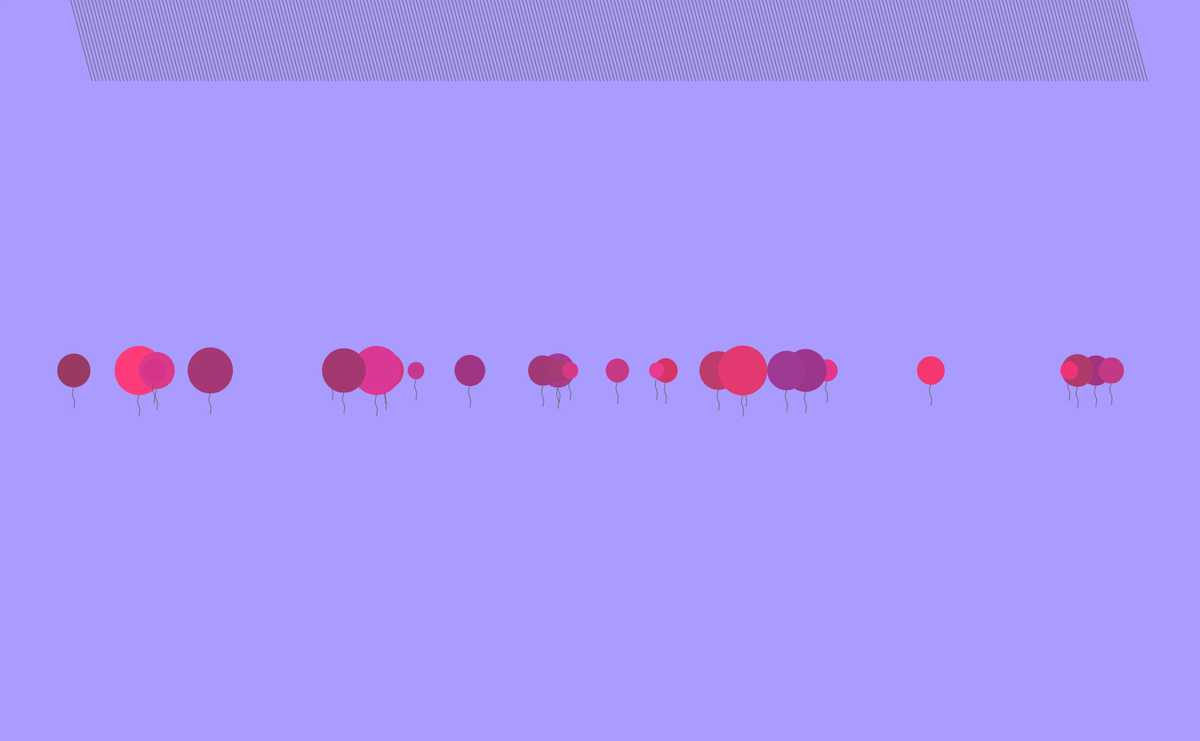
Frame 1 (no input)
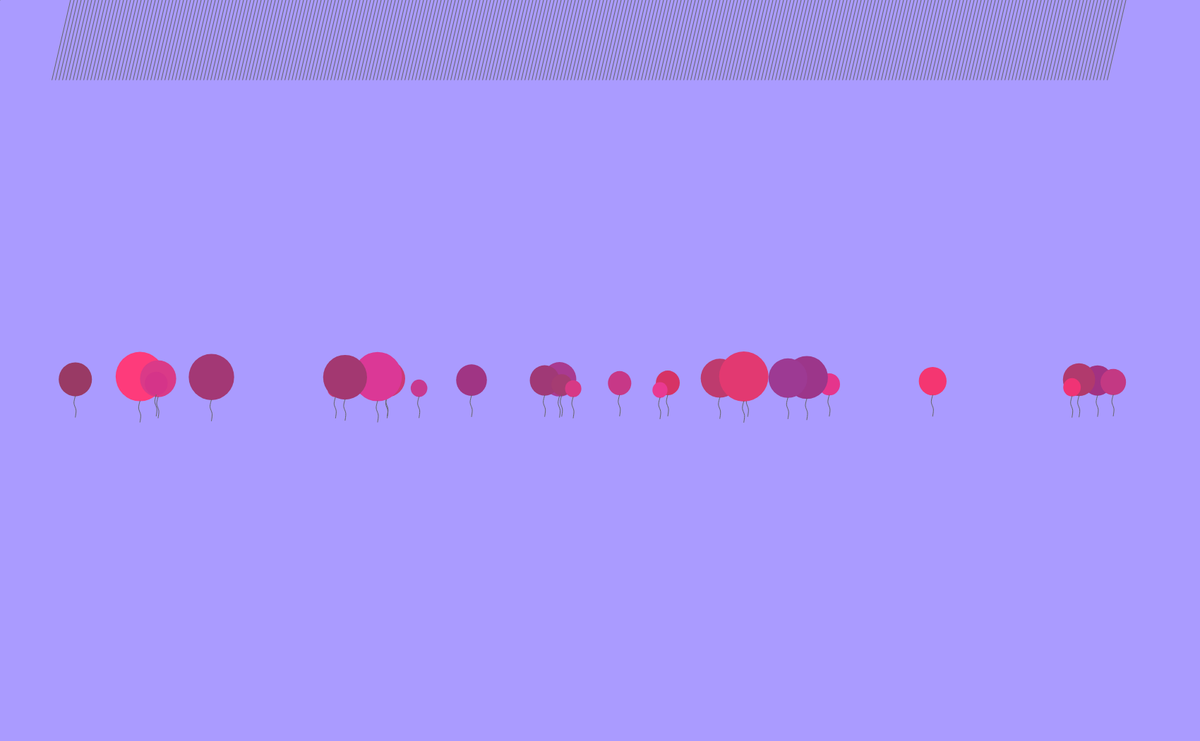
Frame 60 (no input)
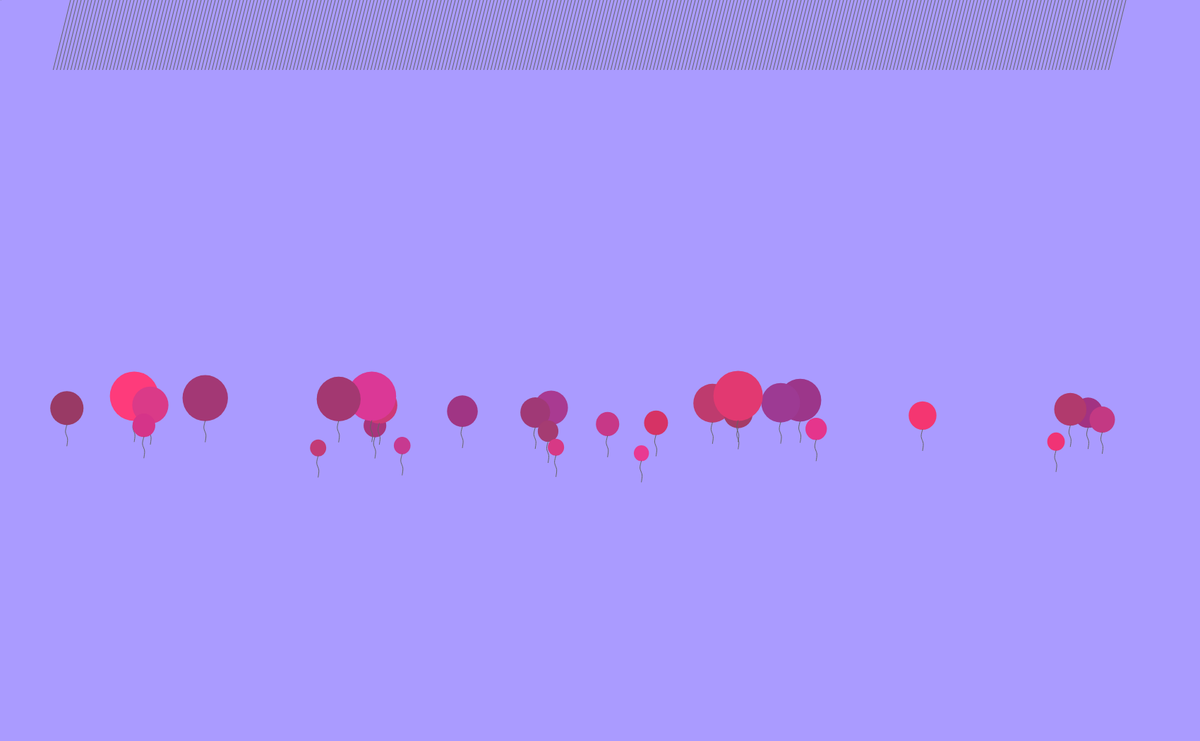
Frame 120 (the mouse pressed at the canvas centre since frame 60)

The p5.js sketch that drew these frames (run headless with seeded random() and noise() and a simulated clock; from frame 60 on, the mouse is pressed at the canvas centre):

// p5.js sketch
// ── sketch.js
let m = [];
let nxoff = 0;
let nyoff = 10000;

function setup() {
  createCanvas(1700, 1050);
  for (let i = 0; i < 30; i++) {
    m[i] = new Balloon(random(100, width - 100), height / 2);
  }
}

function draw() {
  background(170, 155, 255);

  nxoff += 0.01;
  let c = map(noise(nxoff), 0, 1, -0.09, 0.09);
  nyoff += 0.01;
  let d = map(noise(nyoff), 0, 1, 0.003, 0.15);
  stroke(100);
  point(nxoff, c)
  strokeWeight(1);
  for (let j = 100; j < width-100; j += 5) {
    line(j, 0, c * 1000 + j, d * 1000);
  }

  let wind = createVector(c, d);
  console.log(wind.x + " & & " + wind.y);
  let helium = createVector(0, -0.07); //opposite of gravity

  // let c = -0.01;
  // let normal = 1;
  // let frictionMag = c * normal; 
  // let friction = m.velocity.copy(); //get the direction of velocity
  // friction.mult(-1); //opposite direction of velocity
  // friction.normalize(); //normalize vector to 1
  // friction.mult(frictionMag); //apply magnitude
  for (let i = 0; i < 30; i++) {
    let drag = m[i].velocity.copy();
    drag.mult(-1);
    drag.normalize();
    drag.mult(0.005);


    m[i].applyForce(drag);
    m[i].applyForce(helium);

    // if (mouseIsPressed) {
    m[i].applyForce(wind);
    // }

    m[i].update();
    m[i].display();
    m[i].checkEdges();
  }
}
// ── balloon.js
class Balloon {
  constructor(x, y, mass) {
    this.d1 = random(20, 70);
    this.d2 = this.d1 + 1;
    this.mass = this.d1/10;
    this.pos = createVector(x, y);
    this.velocity = createVector(0, 0);
    this.acceleration = createVector(0, 0);
    this.col = color(random(150, 255), random(50, 60), random(100, 150))
  }

  applyForce(force) {
    var f = p5.Vector.div(force, this.mass); //F/M = A
    this.acceleration.add(f); //apply force to create accerleration
  }

  update() {
    this.velocity.add(this.acceleration);
    this.pos.add(this.velocity);
    this.acceleration.mult(0); // clear force
  }

  display() {
    noStroke();
    fill(this.col);
    ellipse(this.pos.x, this.pos.y, this.d1, this.d2);
    noFill();
    stroke(100);
    strokeWeight(1);
    beginShape();
    curveVertex(this.pos.x, this.pos.y+this.d1/2);
    curveVertex(this.pos.x, this.pos.y+this.d1/2);
    curveVertex(this.pos.x-2, this.pos.y+this.d1/2+10);
    curveVertex(this.pos.x+1, this.pos.y+this.d1/2+20);
    curveVertex(this.pos.x, this.pos.y+this.d1/2+30);
    curveVertex(this.pos.x, this.pos.y+this.d1/2+30);
    endShape();
  }

  checkEdges() {
    if (this.pos.x > width - this.d1/2) {
      this.pos.x = width - this.d1/2;
      this.velocity.x *= -0.5;
    } else if (this.pos.x < this.d1/2) {
      this.velocity.x *= -0.5;
      this.pos.x = this.d1/2;
    }
    if (this.pos.y < this.d2/2) {
      this.velocity.y *= -0.5;
      this.pos.y = this.d2/2;
    } else if (this.pos.y > height){
      this.velocity.y *= -0.5;
      this.pos.y = height;
    }
  }


}
